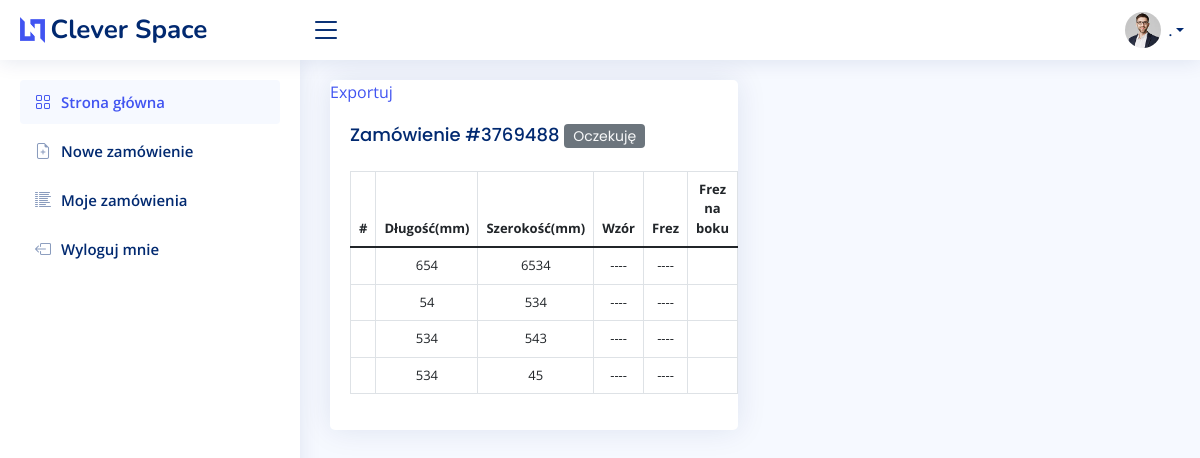
Page /3769488/ on the committed database.
### order/models.py (models this page shows, shortened)
class Order(models.Model):
    PENDING = 0
    DURING = 1
    DONE = 2
    STATUS = (
        (PENDING, 'Oczekuję'),
        (DURING, 'W trakcie'),
        (DONE, 'Zakończone'),
    )
    user = models.ForeignKey(settings.AUTH_USER_MODEL, on_delete=models.CASCADE, related_name='order_user')
    date_created = models.DateTimeField(auto_now_add=True, null=True)
    slug = RandomSlugField(length=7, exclude_lower=True, exclude_upper=True, exclude_vowels=True)
    status = models.SmallIntegerField(choices=STATUS, default=PENDING)
    class Meta:
        verbose_name = "zamówienie"
        verbose_name_plural = "zamówienia"

class Item(models.Model):
    order = models.ForeignKey(Order, null=True, on_delete=models.SET_NULL)
    lenght = models.DecimalField(max_digits=4, decimal_places=0)
    width = models.DecimalField(max_digits=4, decimal_places=0)
    lenght = models.PositiveSmallIntegerField(blank=False)
    quantity = models.SmallIntegerField(default=1, blank=False, null=False)
    description = models.CharField(max_length=255, blank=True, null=True)
    lenght1 = models.BooleanField(default=False)
    lenght2 = models.BooleanField(default=False)
    width1 = models.BooleanField(default=False)
    width2 = models.BooleanField(default=False)
    class Meta:
        verbose_name = "formatka"
        verbose_name_plural = "formatki"

### order/views.py (the view)
# urls.py: path('<slug:slug>/', views.detail, name='detail'),
def detail(request, slug):
    order = Order.objects.get(slug=slug)
    item = order.item_set.all()
    context = {
        'order': order,
        'item': item,
    }
    return render(request, 'order/detail.html', context)

### order/templates/order/detail.html
{% extends 'main.html' %}
{% load static %}
{% block content %}
<div class="row">
  <div class="col-sm-6">
    <div class="card recent-sales">
      <a href="{% url  'export_csv' order.slug %}">Exportuj</a>
      <div class="card-body">
        <h5 class="card-title">Zamówienie #{{ order.slug }} <span class="badge text-light {% if order.status == 2 %} bg-success {% elif order.status == 1 %} bg-warning {% elif order.status == 0 %} bg-secondary {% endif %} ">{{ order.get_status_display }}</span></h5>
        <table class="table table-bordered">
            <thead>
              <tr>
                <th scope="col">#</th>
                <th scope="col">Długość(mm)</th>
                <th scope="col">Szerokość(mm)</th>
                <th scope="col">Wzór</th>
                <th scope="col">Frez</th>
                <th scope="col">Frez na boku</th>
              </tr>
            </thead>
            <tbody>
                {% for i in item %}
                <tr>
                <th scope="row"></th>
                <td>{{ i.width }}</td>
                <td>{{ i.lenght }}</td>
                <td>{% if i.pattern == None %} ---- {% else %} {{ i.pattern }} {% endif %}</td>
                <td>{% if i.milling == None %} ---- {% else %} {{ i.milling }} {% endif %}</td>
                <td>{{ i.milling.milling_side }}</td>
                </tr>
                {% endfor %}
            </tbody>
          </table>
      </div>
    </div>
  </div>
</div>
{% endblock %}

### static/assets/css/style.css (style rules this page uses)
:root { scroll-behavior: smooth; }
body { font-family: "Open Sans", sans-serif; background: #f6f9ff; color: #444444; }
a { color: #4154f1; text-decoration: none; }
h1, h2, h3, h4, h5, h6 { font-family: "Nunito", sans-serif; }
.card { margin-bottom: 30px; border: none; border-radius: 5px; box-shadow: 0px 0 30px rgba(1, 41, 112, 0.1); overflow: hidden; }
.card-title { padding: 20px 0 15px 0; font-size: 18px; font-weight: 500; color: #012970; font-family: "Poppins", sans-serif; }
.card-title span { color: #899bbd; font-size: 14px; font-weight: 400; }
.card-body { padding: 0 20px 20px 20px; }
.table { text-align: center; font-size: small; }

### rows in the picture
Order: slug "3769488", status "Oczekuję"
Item: width "654", lenght "6534"
Item: width "54", lenght "534"
Item: width "534", lenght "543"
Item: width "534", lenght "45"
